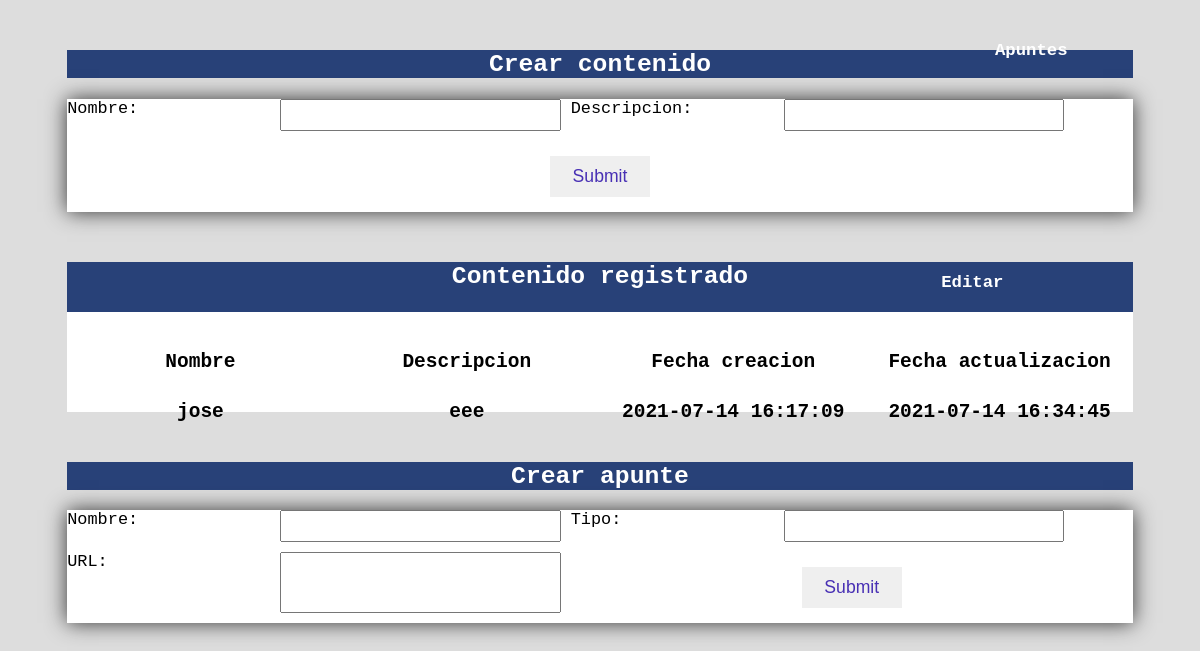
Page /nota3/index.php on the committed database.
### tables this page shows
CREATE TABLE `contenido` (
  `id` int(11) NOT NULL,
  `Nombre` varchar(30) NOT NULL,
  `Descripcion` varchar(100) NOT NULL,
  `fechacreacion` datetime DEFAULT NULL,
  `fechaactualizacion` datetime DEFAULT NULL
);

### nota3/index.php (the view, shortened to what this page needs)
<?php
    include("cn.php");
?>
<!DOCTYPE html>
<html lang="es">
    <head>
        <link rel="stylesheet" href="Estilo.css">
    </head>
    <body>
        <div class="container-add">
            <h2 class="container__title">Crear contenido <a href="Apuntes.php" class="title_edit" style="top:30px;">Apuntes</a></h2>
            <form action="insertar.php" method="post"
            class="container__form">
                <label class="container__label" for="">Nombre:</label>
                <input class="container__input" name="Nombre" type="text">
                <label class="container__label" for="">Descripcion:</label>
                <input class="container__input" name="Descripcion" type="text">
                <input class="container__submit" type="submit">
            </form>
        </div>
        <div class="container-table">
            <div class="table__title">Contenido registrado <a href="edicion_contenido.php" class="title_edit">Editar</a></div>
            <div class="table__header">Nombre</div>
            <div class="table__header">Descripcion</div>
            <div class="table__header">Fecha creacion</div>
            <div class="table__header">Fecha actualizacion</div>
            <?php $query = "SELECT * FROM contenido"; $resultado = mysqli_query($conexion, $query);
            while($row=mysqli_fetch_assoc($resultado)) { ?>
            <div class="table__header"><?php echo $row["Nombre"]?></div>
            <div class="table__header"><?php echo $row["Descripcion"]?></div>
            <div class="table__header"><?php echo $row["fechacreacion"]?></div>
            <div class="table__header"><?php echo $row["fechaactualizacion"]?></div>
            <?php } mysqli_free_result($resultado);?>
        </div>
        <div class="container-add">
            <h2 class="container__title">Crear apunte</h2>
            <form action="insertar_apunte.php" method="post"
            class="container__form">
                <label class="container__label" for="">Nombre:</label>
                <input class="container__input" name="nombre" type="text">
                <label class="container__label" for="">Tipo:</label>
                <input class="container__input" name="tipo" type="text">
                <label class="container__label" for="">URL:</label>
                <input class="container__input" name="url" type="url">
                <input class="container__submit" type="submit">
            </form>
        </div>
    </body>
</html>

### nota3/Estilo.css (style rules this page uses)
body { background: #ddd; font-family: monospace; }
.container-table { width: 90%; background: white; margin: 50px auto; display: grid; grid-template-columns: repeat(4, 1fr); grid-auto-rows: 50px; position: relative; }
.table__title { grid-column-start: 1; grid-column-end: 5; background: rgba(40, 65, 120,1); color: white; display: flex; justify-content: center; font-weight: bold; font-size: 1.9em; }
.table__header, .table__item { display: flex; justify-content: center; align-items: center; }
.table__header { font-weight: bold; font-size: 1.5em; height: 100px; }
.container-add { width: 90%; margin: 50px auto; }
.container__title { grid-column-start: 1; grid-column-end: 5; background: rgba(40, 65, 120,1); color: white; display: flex; justify-content: center; font-weight: bold; font-size: 1.9em; }
.container__form { background: white; box-shadow: 0 0 20px #333; padding: 20 px; display: flex; flex-wrap: wrap; }
.container__label { font-size: 1.3em; width: 20%; }
.container__input { width: 25%; margin-right: 10px; margin-bottom: 10px; font-size: 1em; padding: 5px; }
.container__submit { border-color: rgb(23, 15, 126); background: 0 0 20px rgb(41, 65, 168); color: rgb(72, 48, 180); border: none; padding: 10px; margin: 15px auto; width: 100px; font-size: 1.1em; cursor: pointer; }
.title_edit { position: absolute; right: 10%; color: white; text-decoration: none; font-size: .7em; border: none; padding: 5px; margin: 6px auto; width: 80px; cursor: pointer; }

### rows in the picture
contenido: Nombre "jose", Descripcion "eee", fechacreacion "2021-07-14 16:17:09", fechaactualizacion "2021-07-14 16:34:45"
